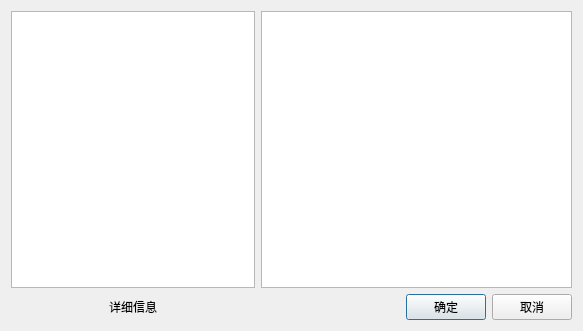
<?xml version="1.0" encoding="UTF-8"?>
<ui version="4.0">
 <class>RobotExport</class>
 <widget class="QDialog" name="RobotExport">
  <property name="geometry">
   <rect>
    <x>0</x>
    <y>0</y>
    <width>583</width>
    <height>331</height>
   </rect>
  </property>
  <property name="windowTitle">
   <string>Dialog</string>
  </property>
  <layout class="QGridLayout" name="gridLayout">
   <item row="0" column="0">
    <widget class="QListWidget" name="listWidgetInfo">
     <property name="sizePolicy">
      <sizepolicy hsizetype="Preferred" vsizetype="Expanding">
       <horstretch>0</horstretch>
       <verstretch>0</verstretch>
      </sizepolicy>
     </property>
     <property name="minimumSize">
      <size>
       <width>0</width>
       <height>0</height>
      </size>
     </property>
     <property name="maximumSize">
      <size>
       <width>250</width>
       <height>16777215</height>
      </size>
     </property>
    </widget>
   </item>
   <item row="0" column="1" colspan="3">
    <widget class="QListWidget" name="listWidgetRobot"/>
   </item>
   <item row="1" column="0">
    <widget class="QLabel" name="label">
     <property name="text">
      <string>详细信息</string>
     </property>
     <property name="alignment">
      <set>Qt::AlignCenter</set>
     </property>
    </widget>
   </item>
   <item row="1" column="1">
    <spacer name="horizontalSpacer">
     <property name="orientation">
      <enum>Qt::Horizontal</enum>
     </property>
     <property name="sizeHint" stdset="0">
      <size>
       <width>144</width>
       <height>20</height>
      </size>
     </property>
    </spacer>
   </item>
   <item row="1" column="2">
    <widget class="QPushButton" name="pushButtonAffirm">
     <property name="text">
      <string>确定</string>
     </property>
    </widget>
   </item>
   <item row="1" column="3">
    <widget class="QPushButton" name="pushButtoncancel">
     <property name="styleSheet">
      <string notr="true"/>
     </property>
     <property name="text">
      <string>取消</string>
     </property>
    </widget>
   </item>
  </layout>
 </widget>
 <resources/>
 <connections/>
</ui>
